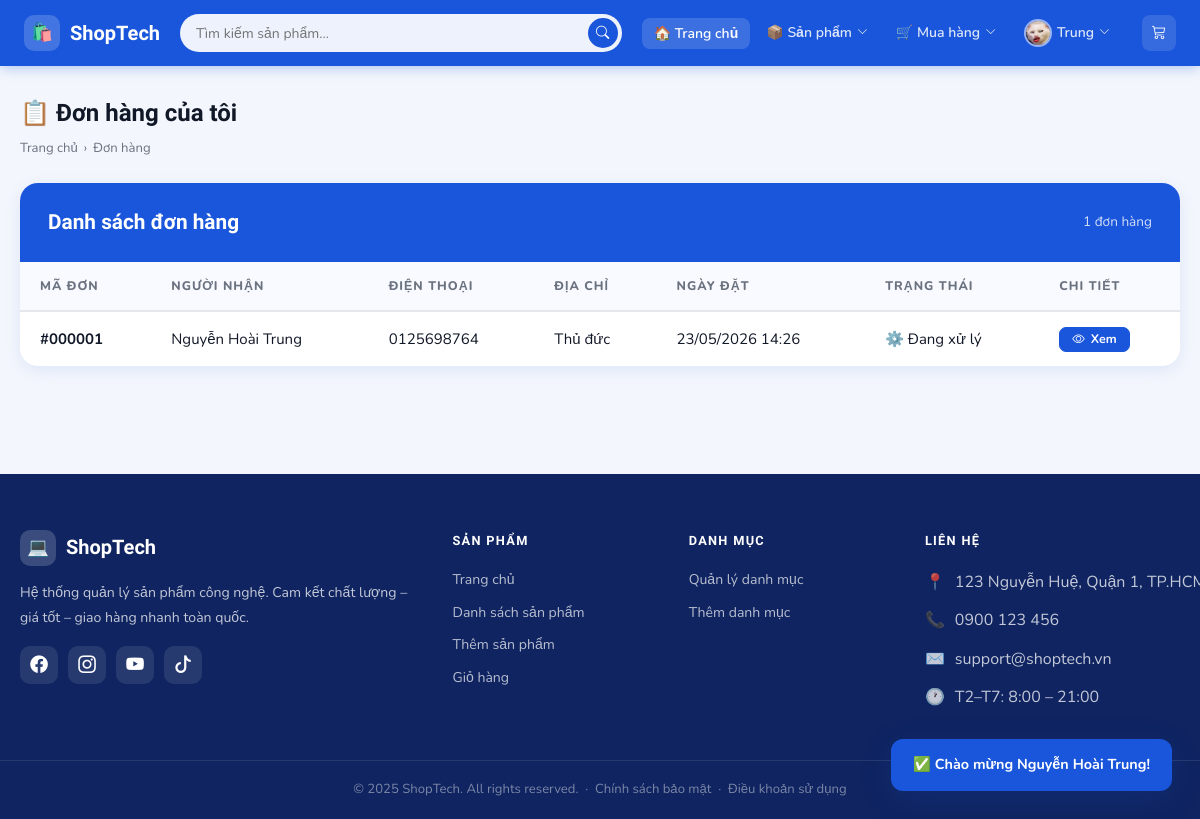
Page /Product/myOrders (signed in) on the committed database.
### tables this page shows
CREATE TABLE IF NOT EXISTS `orders` (
  `id` int NOT NULL AUTO_INCREMENT,
  `name` varchar(255) NOT NULL,
  `phone` varchar(20) NOT NULL,
  `address` text NOT NULL,
  `created_at` timestamp NULL DEFAULT CURRENT_TIMESTAMP,
  PRIMARY KEY (`id`)
);

### app/controllers/ProductController.php (called while the page is built, shortened)
<?php
require_once('app/config/database.php');
require_once('app/models/OrderModel.php');
class ProductController
{
    private $db;
    public function __construct()
    {
        $this->db = (new Database())->getConnection();
    }
public function myOrders()
{
    $orderModel = new OrderModel($this->db);
    $orders     = $orderModel->getAllOrders();
    include 'app/views/product/my_orders.php';
}
}
?>

### index.php (called while the page is built, shortened)
<?php
$url = $_GET['url'] ?? 'product';
$url = rtrim($url, '/');
$url = filter_var($url, FILTER_SANITIZE_URL);
$url = explode('/', $url);
$action = isset($url[1]) && $url[1] != ''
    ? $url[1]
    : 'index';
$controller = new $controllerName();
call_user_func_array([$controller, $action], array_slice($url, 2));
?>

### app/config/database.php (called while the page is built, shortened)
<?php
class Database
{
    private $host = "localhost";
    private $db_name = "my_store";
    private $username = "root";
    private $password = "";
    public function getConnection()
    {
        $this->conn = null;
        try {
            $this->conn = new PDO(
                "mysql:host=" . $this->host . ";dbname=" . $this->db_name,
                $this->username,
                $this->password
            );
            $this->conn->exec("set names utf8");
        } catch (PDOException $exception) {
            echo "Connection error: " . $exception->getMessage();
        }
        return $this->conn;
    }
}

### app/models/OrderModel.php (called while the page is built, shortened)
<?php
class OrderModel
{
    private $db;
    public function __construct($db)
    {
        $this->db = $db;
    }
    public function getAllOrders()
    {
        $stmt = $this->db->query(
            "SELECT * FROM orders ORDER BY created_at DESC"
        );
        return $stmt->fetchAll(PDO::FETCH_OBJ);
    }
}

### app/views/product/my_orders.php (the view)
<?php include 'app/views/shares/header.php'; ?>
<div class="st-page">
<div class="st-container">
  <div class="st-page-head fade-up">
    <div>
      <h1>📋 Đơn hàng của tôi</h1>
      <div class="st-breadcrumb">
        <a href="/Product">Trang chủ</a> › <span>Đơn hàng</span>
      </div>
    </div>
  </div>
  <?php if (empty($orders)): ?>
    <div class="st-cart-empty fade-up">
      <div class="st-cart-empty-icon">📋</div>
      <h2>Chưa có đơn hàng nào</h2>
      <p>Hãy mua sắm để tạo đơn hàng đầu tiên!</p>
      <a href="/Product" class="btn btn-primary btn-lg">🛍️ Mua sắm ngay</a>
    </div>
  <?php else: ?>
  <div class="st-table-card fade-up">
    <div class="st-table-header">
      <h1>Danh sách đơn hàng</h1>
      <span style="font-size:.85rem;opacity:.8"><?php echo count($orders); ?> đơn hàng</span>
    </div>
    <div style="overflow-x:auto">
      <table class="st-table">
        <thead>
          <tr>
            <th>Mã đơn</th>
            <th>Người nhận</th>
            <th>Điện thoại</th>
            <th>Địa chỉ</th>
            <th>Ngày đặt</th>
            <th>Trạng thái</th>
            <th>Chi tiết</th>
          </tr>
        </thead>
        <tbody>
          <?php foreach ($orders as $o): ?>
          <tr>
            <td><strong>#<?php echo str_pad($o->id, 6, '0', STR_PAD_LEFT); ?></strong></td>
            <td><?php echo htmlspecialchars($o->name, ENT_QUOTES, 'UTF-8'); ?></td>
            <td><?php echo htmlspecialchars($o->phone, ENT_QUOTES, 'UTF-8'); ?></td>
            <td style="max-width:180px;overflow:hidden;text-overflow:ellipsis;white-space:nowrap">
              <?php echo htmlspecialchars($o->address, ENT_QUOTES, 'UTF-8'); ?>
            </td>
            <td><?php echo date('d/m/Y H:i', strtotime($o->created_at)); ?></td>
            <td>
              <span class="st-order-status processing">⚙️ Đang xử lý</span>
            </td>
            <td>
              <a href="/Product/orderDetail/<?php echo $o->id; ?>"
                 class="btn btn-primary btn-sm">
                <i class="bi bi-eye"></i> Xem
              </a>
            </td>
          </tr>
          <?php endforeach; ?>
        </tbody>
      </table>
    </div>
  </div>
  <?php endif; ?>
</div>
</div>
<?php include 'app/views/shares/footer.php'; ?>

### public/css/style.css (style rules this page uses)
:root { --primary: #1a56db; --primary-dark: #1341b0; --primary-light: #e8f0fe; --accent: #f59e0b; --danger: #ef4444; --success: #10b981; --warning: #f59e0b; --text-dark: #111827; --text-muted: #6b7280; --bg-page: #f3f6fc; --bg-card: #ffffff; --border: #e5e7eb; --radius: 12px; --radius-lg: 18px; --shadow-sm: 0 1px 4px rgba(0,0,0,.06); --shadow-md: 0 4px 16px rgba(26,86,219,.10); --shadow-lg: 0 8px 32px rgba(26,86,219,.15); --transition: all .22s cubic-bezier(.4,0,.2,1); --navbar-h: 66px; --font-head: 'Sora', sans-serif; --font-body: 'Nunito', sans-serif; }
*, *::before, *::after { box-sizing: border-box; margin: 0; padding: 0; }
body { font-family: var(--font-body); background: var(--bg-page); color: var(--text-dark); font-size: 15px; line-height: 1.65; padding-top: var(--navbar-h); }
a { color: var(--primary); text-decoration: none; transition: var(--transition); }
h1,h2,h3,h4,h5,h6 { font-family: var(--font-head); font-weight: 700; }
.st-page { padding: 28px 0 48px; }
.st-container { max-width: 1260px; margin: 0 auto; padding: 0 20px; }
.st-table-card { background: var(--bg-card); border-radius: var(--radius-lg); overflow: hidden; box-shadow: var(--shadow-md); }
.st-table-header { background: var(--primary); padding: 22px 28px; display: flex; align-items: center; justify-content: space-between; color: #fff; }
.st-table-header h1 { font-size: 1.3rem; margin: 0; }
.st-table { width: 100%; border-collapse: collapse; }
.st-table thead th { background: #f8faff; font-size: .78rem; font-weight: 800; letter-spacing: .08em; text-transform: uppercase; color: var(--text-muted); padding: 14px 20px; text-align: left; border-bottom: 2px solid var(--border); }
.st-table tbody tr { border-bottom: 1px solid var(--border); transition: var(--transition); }
.st-table tbody td { padding: 14px 20px; vertical-align: middle; }
.st-table tbody tr:last-child { border-bottom: none; }
.btn { display: inline-flex; align-items: center; justify-content: center; gap: 6px; font-family: var(--font-body); font-weight: 700; font-size: .88rem; padding: 9px 18px; border-radius: 8px; border: 1.5px solid transparent; cursor: pointer; transition: var(--transition); line-height: 1; }
.btn-primary { background: var(--primary); color: #fff; border-color: var(--primary); }
.btn-sm { padding: 5px 12px; font-size: .78rem; border-radius: 7px; }
.st-page-head { display: flex; align-items: center; justify-content: space-between; margin-bottom: 24px; flex-wrap: wrap; gap: 12px; }
.st-page-head h1 { font-size: 1.5rem; }
.st-breadcrumb { font-size: .82rem; color: var(--text-muted); margin-top: 4px; display: flex; align-items: center; gap: 6px; }
.st-breadcrumb a { color: var(--text-muted); }
.fade-up { animation: fadeUp .45s ease both; }

### rows in the picture
orders: id "000001", name "Nguyễn Hoài Trung", phone "0125698764", address "Thủ đức", created_at "23/05/2026 14:26"

### other values in the picture
count($orders) "1"
